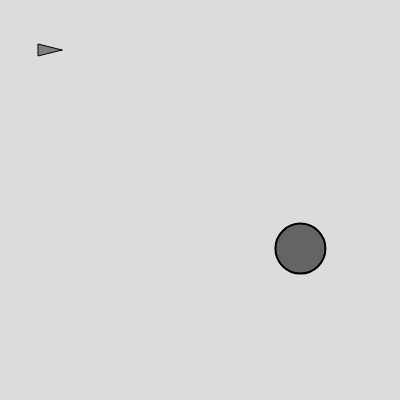
Frame 1 (no input)
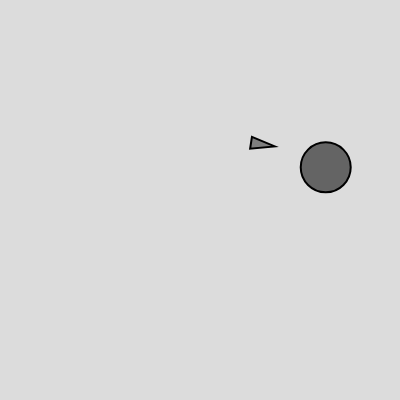
Frame 60 (no input)
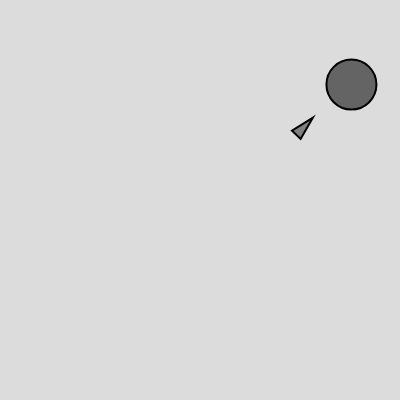
Frame 120 (the mouse pressed at the canvas centre since frame 60)

The p5.js sketch that drew these frames (run headless with seeded random() and noise() and a simulated clock; from frame 60 on, the mouse is pressed at the canvas centre):

// p5.js sketch
// ── sketch.js
/*Implement a seeking behavior with a moving target, often referred to as pursuit. In this case, your desired vector won’t point toward the object’s current position, but rather its future position as extrapolated from its current velocity. You’ll see this ability for a vehicle to “predict the future” in later examples. The solution is covered in the “Pursue & Evade” video on the Coding Train website.*/

let vehicle;
let target;


function setup() {
  createCanvas(400, 400);
  vehicle = new Vehicle (50, 50);
  target = new Target(300, 250);
}

function draw() {
  background(220);
  
  vehicle.update();
  target.update();
  target.checkEdges();
  
  if (vehicle.isFlee(target)){
    vehicle.flee(target.position);
  }else{
    vehicle.pursue(target);
  }
  
  vehicle.show(target);
  target.show();
}



class Vehicle{
  constructor(x, y){
    this.position = createVector(x, y);
    this.velocity = createVector();
    this.acceleration = createVector();
    this.maxspeed = 5;
    this.maxforce = 0.2;
    this.r = 6;
  }
  
  update(){
    this.velocity.add(this.acceleration);
    this.velocity.limit(this.maxspeed);
    this.position.add(this.velocity);
    this.acceleration.mult(0);
    // console.log(this.acceleration.copy());
    
  }
  
  seek(target){
    let desiredVelocity = p5.Vector.sub(target, this.position);
    desiredVelocity.setMag(this.maxspeed);
    let steerForce = p5.Vector.sub(desiredVelocity, this.velocity);
    steerForce.limit(this.maxforce);
    this.applyForce(steerForce);
  }
  
  pursue(target){
    let predictionTime = 10;
    // rather than set predictionTime as an arbitrary number, you can relate prediction time with distance:
    // let distance = p5.Vector.dist(this.position, target.position);
    // let predictionTime = distance / this.maxspeed;
    // console.log(predictionTime);

    let futureTargetVelocity = p5.Vector.add(target.position, target.velocity.copy().mult(predictionTime));
    this.seek(futureTargetVelocity);
  }
  
  flee (target){
      let desiredVelocity = p5.Vector.sub(this.position, target);
      desiredVelocity.setMag(this.maxspeed*0.5);
      let fleeForce = p5.Vector.sub(desiredVelocity, this.velocity);
      fleeForce.limit(this.maxforce*2);
      this.applyForce(fleeForce);
  }
  
  isFlee(target){
    let dist = p5.Vector.dist(this.position, target.position);
    if (dist < 50){
      return true;
    }else{
      return false;
    }
  }
  
  applyForce(force){
    this.acceleration.add(force);
  }
  
  show(target){
    
    stroke(0);
    
    if(this.isFlee(target)){
      fill(255, 0, 0);
    }else{
      fill(127);
    }
    
    // The vehicle is a triangle pointing in the direction of velocity.
    let angle = this.velocity.heading();
    
    push();
    translate(this.position.x, this.position.y);
    rotate(angle);
    beginShape();
    vertex(this.r * 2, 0);
    vertex(-this.r * 2, -this.r);
    vertex(-this.r * 2, this.r);
    endShape(CLOSE);
    pop();
  }
  
}


class Target{
  constructor(x, y){
    this.position = createVector(x, y);
    this.velocity = createVector();
    this.acceleration = createVector(random(-1.0, 1.0), random(-2.0, 1.0));
  }
  
  update(){
    this.velocity.add(this.acceleration);
    this.position.add(this.velocity);
    this.acceleration.mult(0);
  }
  
  checkEdges(){
    if (this.position.x>=width){
      this.position.x = 0;
    }else if(this.position.x <= 0){
      this.position.x = width;
    }
    
    if (this.position.y>=height){
      this.position.y = 0;
    }else if(this.position.y <= 0){
      this.position.y = height;
    }
    
  }
  
  show(){
    fill(100);
    strokeWeight(2);
    circle(this.position.x, this.position.y, 50);
  }
}
